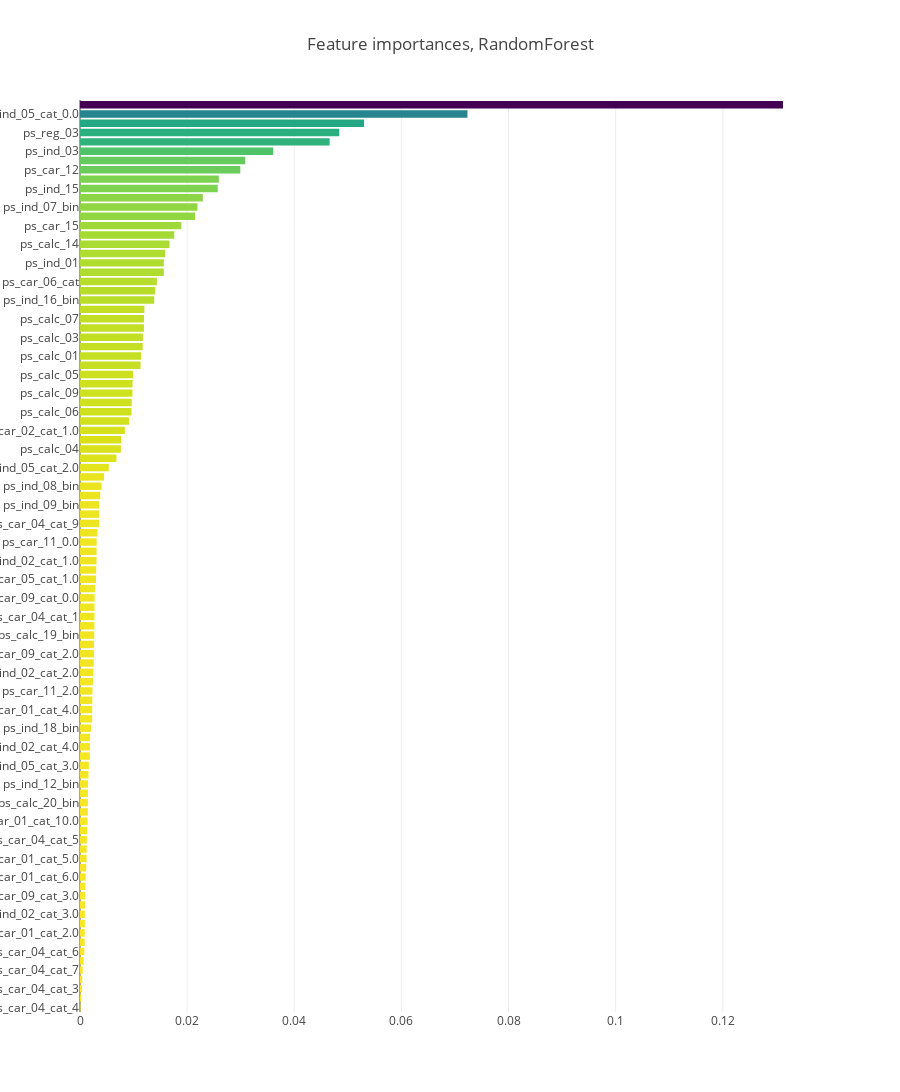

The cell this chart's notebook holds for it:
### Code cell
x, y = (list(x) for x in zip(*sorted(zip(rf.feature_importances_, features), 
                                                            reverse = False)))
#print(x)
trace2 = go.Bar(
    x=x ,
    y=y,
    marker=dict(
        color=x,
        colorscale = 'Viridis',
        reversescale = True
    ),
    name='Random Forest Feature importance',
    orientation='h',
)

layout = dict(
    title='Feature importances, RandomForest',
     width = 900, height = 2000,
    yaxis=dict(
        showgrid=False,
        showline=False,
        showticklabels=True,
#         domain=[0, 0.85],
    ))

fig1 = go.Figure(data=[trace2])
fig1['layout'].update(layout)
py.iplot(fig1, filename='plots')

### Figure 1 — Plotly figure (JSON) as saved in the notebook; plotly's stock layout.template omitted (floating-point values rounded to 4 significant figures)
{"data": [{"marker": {"color": [9.252e-05, 0.0002502, 0.0003707, 0.000419, 0.0005007, 0.0006802, 0.0008143, 0.0008688, 0.0008873, 0.0009121, 0.0009155, 0.0009638, 0.001003, 0.001024, 0.001062, 0.001161, 0.001226, 0.001247, 0.001279, 0.001317, 0.001422, 0.001465, 0.001474, 0.001493, 0.001508, 0.001592, 0.001663, 0.001843, 0.001848, 0.001881, 0.002068, 0.002274, 0.002285, 0.002306, 0.002336, 0.002431, 0.0025, 0.002568, 0.002602, 0.002618, 0.002664, 0.002696, 0.002701, 0.002706, 0.002733, 0.002805, 0.002997, 0.003032, 0.00309, 0.003093, 0.003109, 0.003271, 0.003577, 0.003578, 0.003584, 0.003779, 0.004027, 0.004499, 0.005369, 0.006798, 0.007629, 0.007683, 0.008364, 0.009149, 0.009608, 0.009654, 0.009796, 0.009814, 0.009911, 0.01131, 0.01139, 0.0117, 0.01175, 0.01194, 0.01194, 0.01202, 0.01386, 0.01404, 0.01435, 0.01564, 0.01565, 0.01591, 0.01669, 0.01759, 0.01892, 0.02147, 0.02193, 0.02293, 0.02572, 0.02592, 0.02993, 0.03086, 0.03608, 0.0466, 0.04841, 0.05302, 0.07233, 0.1312], "colorscale": "Viridis", "reversescale": true}, "name": "Random Forest Feature importance", "orientation": "h", "type": "bar", "x": [9.252e-05, 0.0002502, 0.0003707, 0.000419, 0.0005007, 0.0006802, 0.0008143, 0.0008688, 0.0008873, 0.0009121, 0.0009155, 0.0009638, 0.001003, 0.001024, 0.001062, 0.001161, 0.001226, 0.001247, 0.001279, 0.001317, 0.001422, 0.001465, 0.001474, 0.001493, 0.001508, 0.001592, 0.001663, 0.001843, 0.001848, 0.001881, 0.002068, 0.002274, 0.002285, 0.002306, 0.002336, 0.002431, 0.0025, 0.002568, 0.002602, 0.002618, 0.002664, 0.002696, 0.002701, 0.002706, 0.002733, 0.002805, 0.002997, 0.003032, 0.00309, 0.003093, 0.003109, 0.003271, 0.003577, 0.003578, 0.003584, 0.003779, 0.004027, 0.004499, 0.005369, 0.006798, 0.007629, 0.007683, 0.008364, 0.009149, 0.009608, 0.009654, 0.009796, 0.009814, 0.009911, 0.01131, 0.01139, 0.0117, 0.01175, 0.01194, 0.01194, 0.01202, 0.01386, 0.01404, 0.01435, 0.01564, 0.01565, 0.01591, 0.01669, 0.01759, 0.01892, 0.02147, 0.02193, 0.02293, 0.02572, 0.02592, 0.02993, 0.03086, 0.03608, 0.0466, 0.04841, 0.05302, 0.07233, 0.1312], "y": ["ps_car_04_cat_4", "ps_car_10_cat_2", "ps_car_04_cat_3", "ps_ind_10_bin", "ps_car_04_cat_7", "ps_ind_11_bin", "ps_car_04_cat_6", "ps_ind_13_bin", "ps_car_01_cat_2.0", "ps_car_01_cat_1.0", "ps_ind_02_cat_3.0", "ps_car_01_cat_3.0", "ps_car_09_cat_3.0", "ps_ind_05_cat_5.0", "ps_car_01_cat_6.0", "ps_car_04_cat_8", "ps_car_01_cat_5.0", "ps_car_01_cat_0.0", "ps_car_04_cat_5", "ps_car_11_1.0", "ps_car_01_cat_10.0", "ps_car_01_cat_8.0", "ps_calc_20_bin", "ps_calc_15_bin", "ps_ind_12_bin", "ps_car_09_cat_4.0", "ps_ind_05_cat_3.0", "ps_ind_05_cat_1.0", "ps_ind_02_cat_4.0", "ps_car_10_cat_1", "ps_ind_18_bin", "ps_car_03_cat_0.0", "ps_car_01_cat_4.0", "ps_car_11_3.0", "ps_car_11_2.0", "ps_ind_14", "ps_ind_02_cat_2.0", "ps_calc_16_bin", "ps_car_09_cat_2.0", "ps_ind_04_cat_1.0", "ps_calc_19_bin", "ps_ind_04_cat_0.0", "ps_car_04_cat_1", "ps_calc_18_bin", "ps_car_09_cat_0.0", "ps_calc_17_bin", "ps_car_05_cat_1.0", "ps_car_08_cat", "ps_ind_02_cat_1.0", "ps_car_05_cat_0.0", "ps_car_11_0.0", "ps_car_01_cat_11.0", "ps_car_04_cat_9", "ps_ind_05_cat_4.0", "ps_ind_09_bin", "ps_car_01_cat_9.0", "ps_ind_08_bin", "ps_car_04_cat_2", "ps_ind_05_cat_2.0", "ps_car_01_cat_7.0", "ps_calc_04", "ps_car_07_cat_0.0", "ps_car_02_cat_1.0", "ps_car_02_cat_0.0", "ps_calc_06", "ps_calc_12", "ps_calc_09", "ps_ind_05_cat_6.0", "ps_calc_05", "ps_calc_08", "ps_calc_01", "ps_car_09_cat_1.0", "ps_calc_03", "ps_calc_13", "ps_calc_07", "ps_calc_02", "ps_ind_16_bin", "ps_car_03_cat_1.0", "ps_car_06_cat", "ps_car_11_cat", "ps_ind_01", "ps_calc_11", "ps_calc_14", "ps_calc_10", "ps_car_15", "ps_reg_01", "ps_ind_07_bin", "ps_car_07_cat_1.0", "ps_ind_15", "ps_ind_06_bin", "ps_car_12", "ps_car_14", "ps_ind_03", "ps_reg_02", "ps_reg_03", "ps_ind_17_bin", "ps_ind_05_cat_0.0", "ps_car_13"]}], "layout": {"height": 2000, "title": "Feature importances, RandomForest", "width": 900, "yaxis": {"showgrid": false, "showline": false, "showticklabels": true}}}
